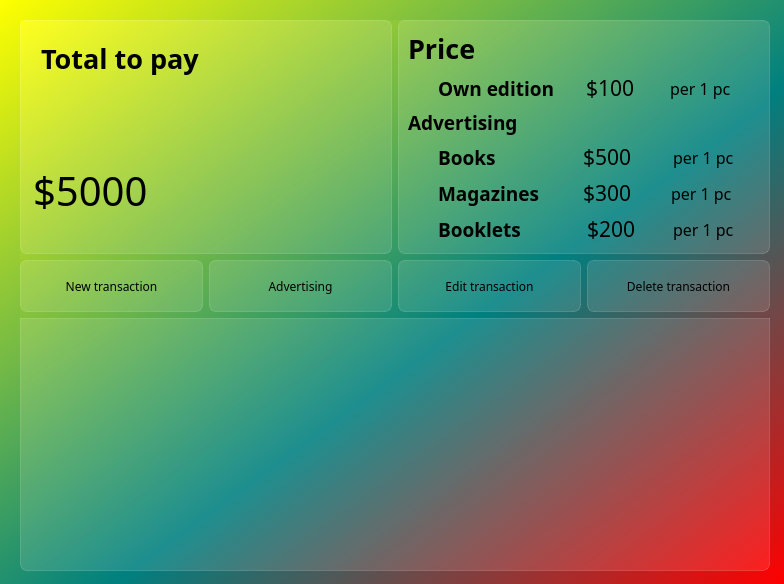
<?xml version="1.0" encoding="UTF-8"?>
<ui version="4.0">
 <class>MainWindow</class>
 <widget class="QMainWindow" name="MainWindow">
  <property name="geometry">
   <rect>
    <x>0</x>
    <y>0</y>
    <width>784</width>
    <height>584</height>
   </rect>
  </property>
  <property name="windowTitle">
   <string>Publish App</string>
  </property>
  <property name="autoFillBackground">
   <bool>false</bool>
  </property>
  <property name="styleSheet">
   <string notr="true">background-color: qlineargradient(spread: pad, x1: 1, y1: 1, x2: 0, y2: 0, stop: 0 rgba(255, 0, 0, 255), stop: 0.427447 rgba(0, 128, 128, 255), stop: 1 rgba(255, 255, 0, 255));
font-family:Noto-Sans SC;</string>
  </property>
  <widget class="QWidget" name="centralwidget">
   <widget class="QWidget" name="">
    <property name="geometry">
     <rect>
      <x>20</x>
      <y>20</y>
      <width>750</width>
      <height>551</height>
     </rect>
    </property>
    <layout class="QVBoxLayout" name="verticalLayout_3">
     <item>
      <layout class="QHBoxLayout" name="horizontalLayout_5">
       <item>
        <widget class="QFrame" name="balance_frame">
         <property name="styleSheet">
          <string notr="true">background-color:rgba(255,255,255,30);
border: 1px solid rgba(255,255,255,40);
border-radius: 7px;</string>
         </property>
         <layout class="QVBoxLayout" name="verticalLayout">
          <property name="spacing">
           <number>6</number>
          </property>
          <property name="leftMargin">
           <number>12</number>
          </property>
          <property name="topMargin">
           <number>12</number>
          </property>
          <property name="rightMargin">
           <number>12</number>
          </property>
          <property name="bottomMargin">
           <number>12</number>
          </property>
          <item>
           <widget class="QLabel" name="txt">
            <property name="styleSheet">
             <string notr="true">color:black;
font-weight:bold;
font-size:20pt;
background-color:none;
border:none;
margin-bottom:50px
</string>
            </property>
            <property name="text">
             <string>Total to pay</string>
            </property>
           </widget>
          </item>
          <item>
           <widget class="QLabel" name="money_bal">
            <property name="styleSheet">
             <string notr="true">color:black;
font-size:30pt;
background-color:none;
border:none;</string>
            </property>
            <property name="text">
             <string>$5000</string>
            </property>
           </widget>
          </item>
         </layout>
        </widget>
       </item>
       <item>
        <widget class="QFrame" name="price_frame">
         <property name="styleSheet">
          <string notr="true">background-color:rgba(255,255,255,30);
border: 1px solid rgba(255,255,255,40);
border-radius: 7px;</string>
         </property>
         <layout class="QVBoxLayout" name="verticalLayout_2">
          <item>
           <widget class="QLabel" name="txt_price">
            <property name="styleSheet">
             <string notr="true">color:black;
font-weight:bold;
font-size:20pt;
background-color:none;
border:none;</string>
            </property>
            <property name="text">
             <string>Price</string>
            </property>
           </widget>
          </item>
          <item>
           <layout class="QHBoxLayout" name="horizontalLayout_4">
            <property name="spacing">
             <number>6</number>
            </property>
            <property name="rightMargin">
             <number>0</number>
            </property>
            <item>
             <widget class="QLabel" name="icon_own">
              <property name="maximumSize">
               <size>
                <width>24</width>
                <height>16777215</height>
               </size>
              </property>
              <property name="styleSheet">
               <string notr="true">background-color:none;
border:none;</string>
              </property>
              <property name="text">
               <string/>
              </property>
              <property name="pixmap">
               <pixmap resource="res-rc.qrc">:/icon/icons/style_FILL0_wght400_GRAD0_opsz24.svg</pixmap>
              </property>
             </widget>
            </item>
            <item>
             <widget class="QLabel" name="name_own">
              <property name="styleSheet">
               <string notr="true">color:black;
font-weight: bold;
font-size: 14pt;
background-color:none;
border:none;</string>
              </property>
              <property name="text">
               <string>Own edition</string>
              </property>
             </widget>
            </item>
            <item>
             <widget class="QLabel" name="money_own">
              <property name="minimumSize">
               <size>
                <width>0</width>
                <height>0</height>
               </size>
              </property>
              <property name="maximumSize">
               <size>
                <width>1677</width>
                <height>16777215</height>
               </size>
              </property>
              <property name="styleSheet">
               <string notr="true">color:black;
font-size: 16pt;
background-color:none;
border:none;
margin-left:20px;</string>
              </property>
              <property name="lineWidth">
               <number>1</number>
              </property>
              <property name="text">
               <string>$100</string>
              </property>
              <property name="wordWrap">
               <bool>true</bool>
              </property>
              <property name="margin">
               <number>1</number>
              </property>
              <property name="indent">
               <number>-1</number>
              </property>
             </widget>
            </item>
            <item>
             <widget class="QLabel" name="per1pc_4">
              <property name="styleSheet">
               <string notr="true">color:black;
font-size: 12pt;
background-color:none;
border:none;
margin-left:2px;</string>
              </property>
              <property name="text">
               <string>per 1 pc</string>
              </property>
             </widget>
            </item>
           </layout>
          </item>
          <item>
           <widget class="QLabel" name="txt_advertising">
            <property name="styleSheet">
             <string notr="true">color:black;
font-weight:bold;
font-size:14pt;
background-color:none;
border:none;</string>
            </property>
            <property name="text">
             <string>Advertising</string>
            </property>
           </widget>
          </item>
          <item>
           <layout class="QHBoxLayout" name="horizontalLayout_3">
            <item>
             <widget class="QLabel" name="icon_book">
              <property name="maximumSize">
               <size>
                <width>24</width>
                <height>16777215</height>
               </size>
              </property>
              <property name="styleSheet">
               <string notr="true">background-color:none;
border:none;</string>
              </property>
              <property name="text">
               <string/>
              </property>
              <property name="pixmap">
               <pixmap resource="res-rc.qrc">:/icon/icons/library_books_FILL0_wght400_GRAD0_opsz24.svg</pixmap>
              </property>
             </widget>
            </item>
            <item>
             <widget class="QLabel" name="name_book">
              <property name="styleSheet">
               <string notr="true">color:black;
font-weight: bold;
font-size: 14pt;
background-color:none;
border:none;</string>
              </property>
              <property name="text">
               <string>Books</string>
              </property>
             </widget>
            </item>
            <item>
             <widget class="QLabel" name="money_book">
              <property name="enabled">
               <bool>true</bool>
              </property>
              <property name="styleSheet">
               <string notr="true">color:black;
font-size: 16pt;
background-color:none;
border:none;
margin-right:15px;
</string>
              </property>
              <property name="text">
               <string>$500</string>
              </property>
              <property name="alignment">
               <set>Qt::AlignRight|Qt::AlignTrailing|Qt::AlignVCenter</set>
              </property>
             </widget>
            </item>
            <item>
             <widget class="QLabel" name="per1pc_3">
              <property name="styleSheet">
               <string notr="true">color:black;
font-size: 12pt;
background-color:none;
border:none;
margin-left:12px;</string>
              </property>
              <property name="text">
               <string>per 1 pc</string>
              </property>
             </widget>
            </item>
           </layout>
          </item>
          <item>
           <layout class="QHBoxLayout" name="horizontalLayout_2">
            <item>
             <widget class="QLabel" name="icon_magazine">
              <property name="maximumSize">
               <size>
                <width>24</width>
                <height>16777215</height>
               </size>
              </property>
              <property name="styleSheet">
               <string notr="true">background-color:none;
border:none;</string>
              </property>
              <property name="text">
               <string/>
              </property>
              <property name="pixmap">
               <pixmap resource="res-rc.qrc">:/icon/icons/newspaper_FILL0_wght400_GRAD0_opsz24.svg</pixmap>
              </property>
             </widget>
            </item>
            <item>
             <widget class="QLabel" name="name_magazine">
              <property name="styleSheet">
               <string notr="true">color:black;
font-weight: bold;
font-size: 14pt;
background-color:none;
border:none;</string>
              </property>
              <property name="text">
               <string>Magazines</string>
              </property>
             </widget>
            </item>
            <item>
             <widget class="QLabel" name="money_magazine">
              <property name="styleSheet">
               <string notr="true">color:black;
font-size: 16pt;
background-color:none;
border:none;
margin-right:15px;</string>
              </property>
              <property name="text">
               <string>$300</string>
              </property>
              <property name="alignment">
               <set>Qt::AlignRight|Qt::AlignTrailing|Qt::AlignVCenter</set>
              </property>
             </widget>
            </item>
            <item>
             <widget class="QLabel" name="per1pc_2">
              <property name="styleSheet">
               <string notr="true">color:black;
font-size: 12pt;
background-color:none;
border:none;
margin-left:10px;</string>
              </property>
              <property name="text">
               <string>per 1 pc</string>
              </property>
             </widget>
            </item>
           </layout>
          </item>
          <item>
           <layout class="QHBoxLayout" name="horizontalLayout">
            <item>
             <widget class="QLabel" name="icon_booklet">
              <property name="maximumSize">
               <size>
                <width>24</width>
                <height>16777215</height>
               </size>
              </property>
              <property name="styleSheet">
               <string notr="true">background-color:none;
border:none;</string>
              </property>
              <property name="text">
               <string/>
              </property>
              <property name="pixmap">
               <pixmap resource="res-rc.qrc">:/icon/icons/relax_FILL0_wght400_GRAD0_opsz24.svg</pixmap>
              </property>
             </widget>
            </item>
            <item>
             <widget class="QLabel" name="name_booklet">
              <property name="styleSheet">
               <string notr="true">color:black;
font-weight: bold;
font-size: 14pt;
background-color:none;
border:none;</string>
              </property>
              <property name="text">
               <string>Booklets</string>
              </property>
             </widget>
            </item>
            <item>
             <widget class="QLabel" name="money_booklet">
              <property name="styleSheet">
               <string notr="true">color:black;
font-size: 16pt;
background-color:none;
border:none;
margin-left:35px;</string>
              </property>
              <property name="text">
               <string>$200</string>
              </property>
             </widget>
            </item>
            <item>
             <widget class="QLabel" name="per1pc">
              <property name="styleSheet">
               <string notr="true">color:black;
font-size: 12pt;
background-color:none;
border:none;
margin-left:12px;</string>
              </property>
              <property name="text">
               <string>per 1 pc</string>
              </property>
             </widget>
            </item>
           </layout>
          </item>
         </layout>
        </widget>
       </item>
      </layout>
     </item>
     <item>
      <layout class="QHBoxLayout" name="horizontalLayout_6">
       <item>
        <widget class="QPushButton" name="btn_new_trans">
         <property name="styleSheet">
          <string notr="true">QPushButton {
    color: black;
    background-color: rgba(255, 255, 255, 30);
    border: 1px solid rgba(255, 255, 255, 40);
    border-radius: 7px;
    width: 170px;
    height: 50px;
}

QPushButton:hover {
    background-color: rgba(255, 255, 255, 40);
}

QPushButton:pressed {
    background-color: rgba(255, 255, 255, 70);
}
</string>
         </property>
         <property name="text">
          <string>New transaction</string>
         </property>
         <property name="icon">
          <iconset resource="res-rc.qrc">
           <normaloff>:/icon/icons/add_box_FILL0_wght400_GRAD0_opsz24.svg</normaloff>:/icon/icons/add_box_FILL0_wght400_GRAD0_opsz24.svg</iconset>
         </property>
        </widget>
       </item>
       <item>
        <widget class="QPushButton" name="btn_adv">
         <property name="styleSheet">
          <string notr="true">QPushButton {
    color: black;
    background-color: rgba(255, 255, 255, 30);
    border: 1px solid rgba(255, 255, 255, 40);
    border-radius: 7px;
    width: 170px;
    height: 50px;
}

QPushButton:hover {
    background-color: rgba(255, 255, 255, 40);
}

QPushButton:pressed {
    background-color: rgba(255, 255, 255, 70);
}
</string>
         </property>
         <property name="text">
          <string>Advertising</string>
         </property>
         <property name="icon">
          <iconset resource="res-rc.qrc">
           <normaloff>:/icon/icons/shopping_cart_FILL0_wght400_GRAD0_opsz24.svg</normaloff>:/icon/icons/shopping_cart_FILL0_wght400_GRAD0_opsz24.svg</iconset>
         </property>
        </widget>
       </item>
       <item>
        <widget class="QPushButton" name="btn_edit">
         <property name="styleSheet">
          <string notr="true">QPushButton {
    color: black;
    background-color: rgba(255, 255, 255, 30);
    border: 1px solid rgba(255, 255, 255, 40);
    border-radius: 7px;
    width: 170px;
    height: 50px;
}

QPushButton:hover {
    background-color: rgba(255, 255, 255, 40);
}

QPushButton:pressed {
    background-color: rgba(255, 255, 255, 70);
}
</string>
         </property>
         <property name="text">
          <string>Edit transaction</string>
         </property>
         <property name="icon">
          <iconset resource="res-rc.qrc">
           <normaloff>:/icon/icons/edit_FILL0_wght400_GRAD0_opsz24.svg</normaloff>:/icon/icons/edit_FILL0_wght400_GRAD0_opsz24.svg</iconset>
         </property>
        </widget>
       </item>
       <item>
        <widget class="QPushButton" name="btn_del">
         <property name="styleSheet">
          <string notr="true">QPushButton {
    color: black;
    background-color: rgba(255, 255, 255, 30);
    border: 1px solid rgba(255, 255, 255, 40);
    border-radius: 7px;
    width: 180px;
    height: 50px;
}

QPushButton:hover {
    background-color: rgba(255, 255, 255, 40);
}

QPushButton:pressed {
    background-color: rgba(255, 255, 255, 70);
}
</string>
         </property>
         <property name="text">
          <string>Delete transaction</string>
         </property>
         <property name="icon">
          <iconset resource="res-rc.qrc">
           <normaloff>:/icon/icons/delete_FILL0_wght400_GRAD0_opsz24.svg</normaloff>:/icon/icons/delete_FILL0_wght400_GRAD0_opsz24.svg</iconset>
         </property>
        </widget>
       </item>
      </layout>
     </item>
     <item>
      <widget class="QTableView" name="tableView">
       <property name="styleSheet">
        <string notr="true">QTableView {
    background-color: rgba(255, 255, 255, 30);
    border: 1px solid rgba(255, 255, 255, 40);
    border-bottom-right-radius: 7px;
    border-bottom-left-radius: 7px;
}

QHeaderView::section {
    background-color: rgba(53, 53, 53);
    color: black;
    border: none;
    height: 50px;
    font-size: 14pt;
}

QTableView::item {
    border-style: none;
    border-bottom: 1px solid rgba(255, 255, 255, 50);
}

QTableView::item:selected {
    border: none;
    color: white;
    background-color: rgba(255, 255, 255, 50);
}
</string>
       </property>
       <property name="verticalScrollBarPolicy">
        <enum>Qt::ScrollBarAlwaysOff</enum>
       </property>
       <property name="horizontalScrollBarPolicy">
        <enum>Qt::ScrollBarAlwaysOff</enum>
       </property>
       <property name="showGrid">
        <bool>false</bool>
       </property>
       <attribute name="horizontalHeaderDefaultSectionSize">
        <number>135</number>
       </attribute>
      </widget>
     </item>
    </layout>
   </widget>
  </widget>
 </widget>
 <resources>
  <include location="res-rc.qrc"/>
 </resources>
 <connections/>
</ui>
